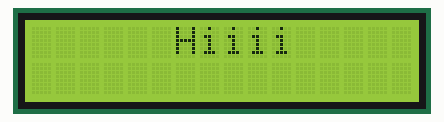
Bench run of a sketch on a simulated Arduino Uno, built with avr-gcc and run on an emulated ATmega328P. Parts: 16×2 character LCD.

Above: at 0.19 s.
At 0.94 s:
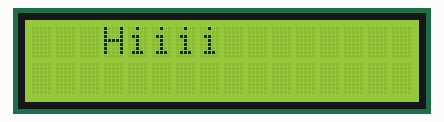
At 1.44 s:
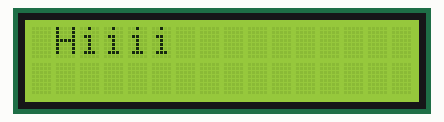
At 2.9 s:
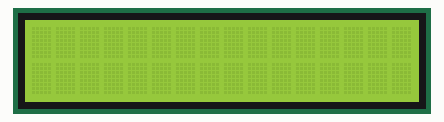
At 7.94 s:
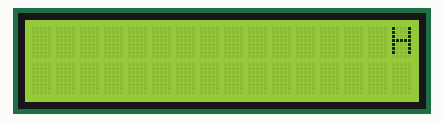
At 10.69 s:
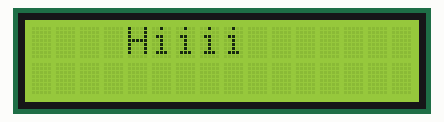

Measured:
- by itself, everything shown: repeats every 10.0 s, in 21 steps
- what the display in image 3 shows lasts 5.0 s, from 2.8 s to 7.8 s

The sketch:

LCD.ino
```cpp
#include<LiquidCrystal.h>


LiquidCrystal lcd(12,11,5,4,3,2);
void setup()
{
  lcd.begin(16,2);
  lcd.clear();

  lcd.print("       Hiiii");

}

void loop()
{
  lcd.scrollDisplayLeft();
  delay(250);

}
```
